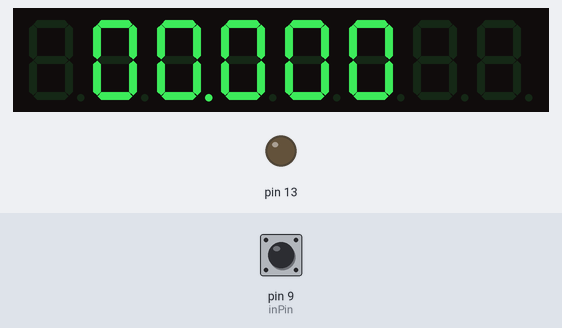
Bench run of a sketch on a simulated Arduino Uno, built with avr-gcc and run on an emulated ATmega328P. Parts: 8-digit seven-segment display, output pins drawn as LEDs (lit = HIGH). Dashed ring = blinking. The test bench sets the inputs (shaded band); at power-on: pin 9 (inPin) HIGH.

Above: at 1.2 s.
1.3 s: pin 9 (inPin) pulled LOW for 1 s
At 1.6 s:
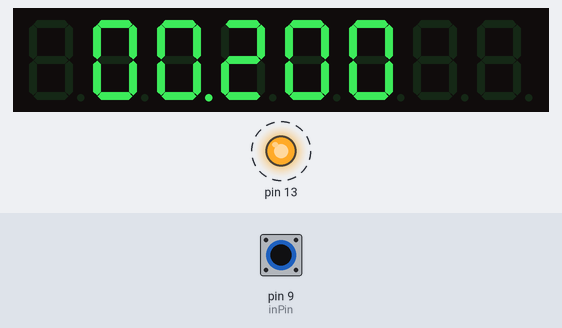
3.8 s: pin 9 (inPin) pulled LOW for 0.15 s
At 5.1 s:
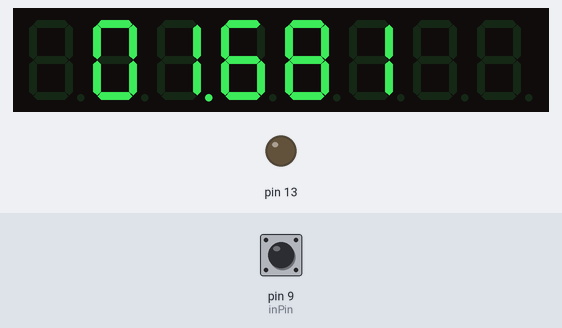
6.9 s: pin 9 (inPin) pulled LOW for 0.15 s
At 7.5 s:
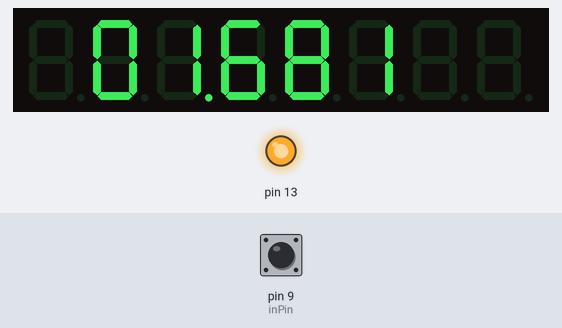
10.0 s: pin 9 (inPin) pulled LOW for 1 s
At 12.1 s:
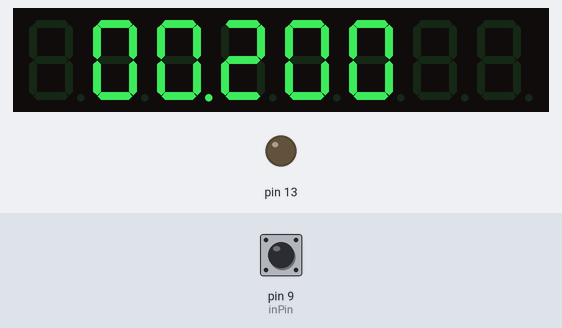
Timing chart, 0 to 13.6 s (numbered marks = the images above; inputs shaded):
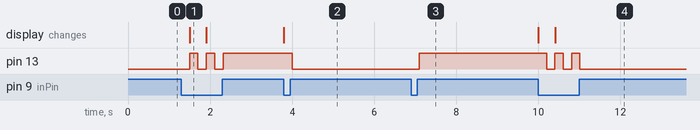

The sketch:

LAPTIME_DISPLAY.ino
```cpp
/* Use for MiCROBOT speed measurement */

#include "LedControl.h"


#define inPin 9   // sensor E18-D80NK
#define tAR 200   //Debounce time, it must be configured to prevent the timer from stopping before the robot completes the turn [milliseconds]
#define tAct 10   //Serial port time sending period to avoid saturation [milliseconds]

LedControl lc=LedControl(12,11,10,1);

void setup() {
  pinMode (inPin, INPUT_PULLUP);
  pinMode (13, OUTPUT);
  Serial.begin (9600);
  lc.shutdown(0,false);
  lc.setIntensity(0,10);
  lc.clearDisplay(0);
}

bool count = false;
long tInicial = 0;
float seconds = 0;
String cadena = "";

void reset (){
  seconds = 0;
  tInicial = millis ();
}

void loop() {

//LOOP WHILE TIME IS NOT RUNNING
  while (count == 0) {
    digitalWrite (13, LOW);
    display7();
    //Serial.println(seconds);  //using this for proccesing display

    if (!digitalRead (inPin)) {
      reset ();
      count = true;
      delay (tAR);
      break;
    }
  }

// RUN THE TIME
  while (count == 1) {
    digitalWrite (13, HIGH);
    seconds =  (float) (millis () - tInicial) / 1000;
    display7();
    if (!digitalRead (inPin)) {
      delay (tAR);
      count = false;
      break;
    }
  }
}

int value = 0;

void display7(){
  String sec = String (seconds,3);
  if (seconds < 10){
    sec = "0"+sec;
  }
  int tam = sec.length();
  if (tam>0){
    lc.clearDisplay(0);
    int e = 0;
    for (int i=0; i<tam; i++){
      if (sec.charAt(i)!='.'){
        String v = "";
        v+= sec.charAt(i);
        value = v.toInt ();
        lc.setDigit(0,6-e,value,false);
        e++;
      }else{
        lc.setDigit(0,6-e+1,value,true);
      }
    }
  }
}
```

Measured:
- after the input at 1.3 s, pin 13: alternates HIGH for 0.20 s and LOW for 0.20 s, 5 changes in all, then stays HIGH, starting after 0.20 s; the display: changes after 0.21 s (image 1)
- after the input at 3.8 s, pin 13: HIGH → LOW after 0.20 s; the display: changes at once (image 2)
- after the input at 6.9 s, pin 13: LOW → HIGH after 0.20 s
- after the input at 10.0 s, pin 13: alternates HIGH for 0.20 s and LOW for 0.20 s, 5 changes in all, then stays LOW, starting after 0.20 s; the display: first changes at once (image 4 shows a later state)
- what the display in image 1 shows lasts 0.4 s, from 1.5 s to 1.9 s
